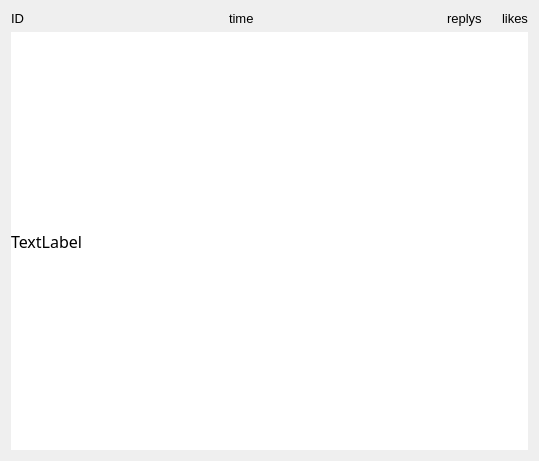
<?xml version="1.0" encoding="UTF-8"?>
<ui version="4.0">
 <class>HolePreviewerClass</class>
 <widget class="QWidget" name="HolePreviewerClass">
  <property name="geometry">
   <rect>
    <x>0</x>
    <y>0</y>
    <width>539</width>
    <height>461</height>
   </rect>
  </property>
  <property name="windowTitle">
   <string>HolePreviewer</string>
  </property>
  <layout class="QVBoxLayout" name="verticalLayout">
   <item>
    <layout class="QHBoxLayout" name="info">
     <property name="spacing">
      <number>20</number>
     </property>
     <item>
      <widget class="QLabel" name="ID">
       <property name="sizePolicy">
        <sizepolicy hsizetype="Expanding" vsizetype="Preferred">
         <horstretch>0</horstretch>
         <verstretch>0</verstretch>
        </sizepolicy>
       </property>
       <property name="font">
        <font>
         <family>Microsoft YaHei UI</family>
         <pointsize>10</pointsize>
        </font>
       </property>
       <property name="text">
        <string>ID</string>
       </property>
      </widget>
     </item>
     <item>
      <widget class="QLabel" name="time">
       <property name="sizePolicy">
        <sizepolicy hsizetype="Expanding" vsizetype="Preferred">
         <horstretch>0</horstretch>
         <verstretch>0</verstretch>
        </sizepolicy>
       </property>
       <property name="font">
        <font>
         <family>Microsoft YaHei UI</family>
         <pointsize>10</pointsize>
        </font>
       </property>
       <property name="text">
        <string>time</string>
       </property>
      </widget>
     </item>
     <item>
      <widget class="QLabel" name="replys">
       <property name="sizePolicy">
        <sizepolicy hsizetype="Preferred" vsizetype="Preferred">
         <horstretch>0</horstretch>
         <verstretch>0</verstretch>
        </sizepolicy>
       </property>
       <property name="font">
        <font>
         <family>Microsoft YaHei UI</family>
         <pointsize>10</pointsize>
        </font>
       </property>
       <property name="text">
        <string>replys</string>
       </property>
      </widget>
     </item>
     <item>
      <widget class="QLabel" name="likes">
       <property name="sizePolicy">
        <sizepolicy hsizetype="Preferred" vsizetype="Preferred">
         <horstretch>0</horstretch>
         <verstretch>0</verstretch>
        </sizepolicy>
       </property>
       <property name="font">
        <font>
         <family>Microsoft YaHei UI</family>
         <pointsize>10</pointsize>
        </font>
       </property>
       <property name="text">
        <string>likes</string>
       </property>
      </widget>
     </item>
    </layout>
   </item>
   <item>
    <widget class="QLabel" name="root">
     <property name="sizePolicy">
      <sizepolicy hsizetype="Preferred" vsizetype="Expanding">
       <horstretch>0</horstretch>
       <verstretch>0</verstretch>
      </sizepolicy>
     </property>
     <property name="font">
      <font>
       <family>Microsoft YaHei</family>
       <pointsize>12</pointsize>
      </font>
     </property>
     <property name="styleSheet">
      <string notr="true">QLabel{background:#FFFFFF;}</string>
     </property>
     <property name="text">
      <string>TextLabel</string>
     </property>
     <property name="wordWrap">
      <bool>true</bool>
     </property>
     <property name="margin">
      <number>5</number>
     </property>
    </widget>
   </item>
   <item>
    <layout class="QVBoxLayout" name="commentPreviewer">
     <property name="leftMargin">
      <number>50</number>
     </property>
    </layout>
   </item>
  </layout>
 </widget>
 <layoutdefault spacing="6" margin="11"/>
 <resources/>
 <connections/>
</ui>
